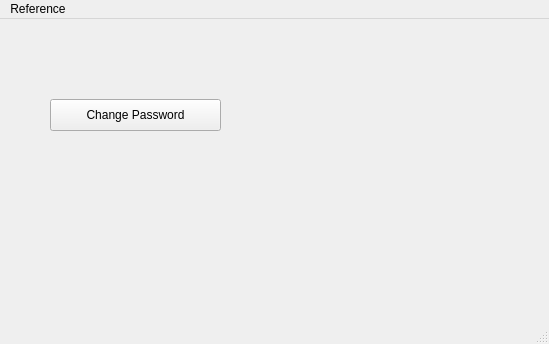
<?xml version="1.0" encoding="UTF-8"?>
<ui version="4.0">
 <class>MainScreen_user</class>
 <widget class="QMainWindow" name="MainScreen_user">
  <property name="enabled">
   <bool>true</bool>
  </property>
  <property name="geometry">
   <rect>
    <x>0</x>
    <y>0</y>
    <width>549</width>
    <height>344</height>
   </rect>
  </property>
  <property name="windowTitle">
   <string>MainWindow</string>
  </property>
  <widget class="QWidget" name="centralwidget">
   <widget class="QPushButton" name="changePasswordButton">
    <property name="geometry">
     <rect>
      <x>50</x>
      <y>80</y>
      <width>171</width>
      <height>32</height>
     </rect>
    </property>
    <property name="text">
     <string>Change Password</string>
    </property>
   </widget>
   <widget class="QLabel" name="blockedLabel">
    <property name="enabled">
     <bool>false</bool>
    </property>
    <property name="geometry">
     <rect>
      <x>210</x>
      <y>200</y>
      <width>321</width>
      <height>16</height>
     </rect>
    </property>
    <property name="text">
     <string/>
    </property>
   </widget>
  </widget>
  <widget class="QMenuBar" name="menubar">
   <property name="geometry">
    <rect>
     <x>0</x>
     <y>0</y>
     <width>549</width>
     <height>22</height>
    </rect>
   </property>
   <widget class="QMenu" name="menuReference">
    <property name="title">
     <string>Reference</string>
    </property>
    <addaction name="actionAbout"/>
   </widget>
   <addaction name="menuReference"/>
  </widget>
  <widget class="QStatusBar" name="statusbar"/>
  <action name="actionAbout">
   <property name="text">
    <string>About</string>
   </property>
  </action>
 </widget>
 <resources/>
 <connections/>
</ui>
